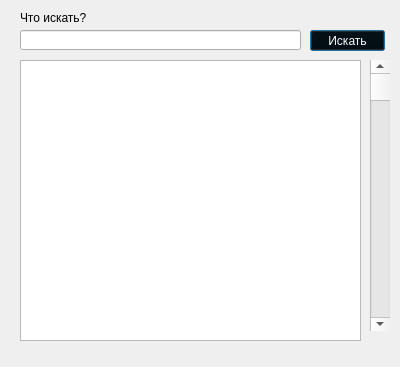
<?xml version="1.0" encoding="UTF-8"?>
<ui version="4.0">
 <class>Dialog</class>
 <widget class="QDialog" name="Dialog">
  <property name="geometry">
   <rect>
    <x>0</x>
    <y>0</y>
    <width>400</width>
    <height>367</height>
   </rect>
  </property>
  <property name="windowTitle">
   <string>Dialog</string>
  </property>
  <widget class="QPushButton" name="pushButton">
   <property name="geometry">
    <rect>
     <x>310</x>
     <y>30</y>
     <width>75</width>
     <height>21</height>
    </rect>
   </property>
   <property name="styleSheet">
    <string notr="true">background-color:black; color:white;</string>
   </property>
   <property name="text">
    <string>Искать</string>
   </property>
  </widget>
  <widget class="QLabel" name="label">
   <property name="geometry">
    <rect>
     <x>20</x>
     <y>10</y>
     <width>101</width>
     <height>16</height>
    </rect>
   </property>
   <property name="text">
    <string>Что искать?</string>
   </property>
  </widget>
  <widget class="QLineEdit" name="lineEdit">
   <property name="geometry">
    <rect>
     <x>20</x>
     <y>30</y>
     <width>281</width>
     <height>20</height>
    </rect>
   </property>
  </widget>
  <widget class="QPlainTextEdit" name="plainTextEdit">
   <property name="geometry">
    <rect>
     <x>20</x>
     <y>60</y>
     <width>341</width>
     <height>281</height>
    </rect>
   </property>
  </widget>
  <widget class="QScrollBar" name="verticalScrollBar">
   <property name="geometry">
    <rect>
     <x>370</x>
     <y>60</y>
     <width>20</width>
     <height>271</height>
    </rect>
   </property>
   <property name="orientation">
    <enum>Qt::Vertical</enum>
   </property>
  </widget>
 </widget>
 <resources/>
 <connections/>
</ui>
